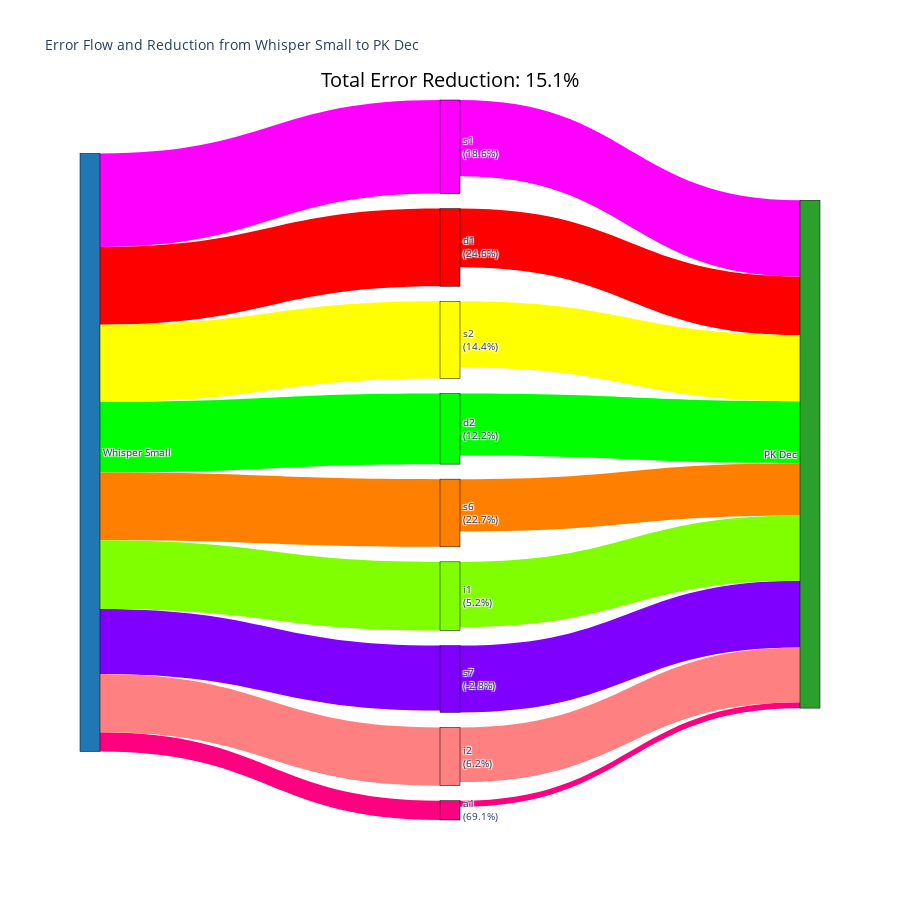

Here is the notebook cell this chart was saved with:
### Code cell
import plotly.graph_objects as go
import numpy as np

# Define vibrant colors for error types
error_colors = {
    'd1': '#FF0000', 'd2': '#00FF00', #'d3': '#0000FF',
    's1': '#FF00FF', 's2': '#FFFF00', #'s3': '#00FFFF',
    's6': '#FF8000', 's7': '#8000FF', #'s6': '#0080FF',
    'a1': '#FF0080', 'i1': '#80FF00', 'i2': '#FF8080'
}

# Calculate reductions and create enhanced labels
reductions = {}
enhanced_labels = ['Whisper Small']
for error, m1, m2 in zip(error_types, model_1_scores, model_2_scores):
    red_pct = ((m1 - m2) / m1 * 100) if m1 > 0 else 0
    reductions[error] = red_pct
    enhanced_labels.append(f"{error}<br>({red_pct:.1f}%)")
enhanced_labels.append('PK Dec')

# Prepare Sankey data
sources = []
targets = []
values = []
link_colors = []

# Build node structure
for i, error in enumerate(error_types):
    # Start to error type
    sources.append(0)
    targets.append(i + 1)
    values.append(model_1_scores[i])
    link_colors.append(error_colors[error])
    
    # Error type to end
    sources.append(i + 1)
    targets.append(len(error_types) + 1)
    values.append(model_2_scores[i])
    link_colors.append(error_colors[error])

# Create node colors
node_colors = ['#1f77b4'] + [error_colors[et] for et in error_types] + ['#2ca02c']

# Create Sankey diagram
fig = go.Figure(data=[go.Sankey(
    node = dict(
        pad = 15,
        thickness = 20,
        line = dict(color = "black", width = 0.5),
        label = enhanced_labels,
        color = node_colors,
        hovertemplate = "Error Type: %{label}<br>Value: %{value}<extra></extra>"
    ),
    link = dict(
        source = sources,
        target = targets,
        value = values,
        color = link_colors,
        hovertemplate = "From: %{source.label}<br>To: %{target.label}<br>Value: %{value}<extra></extra>"
    )
)])

# Calculate and add total improvement annotation
total_start = sum(model_1_scores)
total_end = sum(model_2_scores)
improvement = ((total_start - total_end) / total_start * 100)
fig.add_annotation(
    text=f"Total Error Reduction: {improvement:.1f}%",
    xref="paper", yref="paper",
    x=0.5, y=1.05,
    showarrow=False,
    font=dict(size=20, color="black")
)

# Update layout
fig.update_layout(
    title_text="Error Flow and Reduction from Whisper Small to PK Dec",
    font_size=10,
    height=900,
    paper_bgcolor='white',
    plot_bgcolor='white'
)

fig.show()

### Figure 1 — Plotly figure (JSON) as saved in the notebook; plotly's stock layout.template omitted (floating-point values rounded to 4 significant figures)
{"data": [{"link": {"color": ["#FF0000", "#FF0000", "#00FF00", "#00FF00", "#FF00FF", "#FF00FF", "#FFFF00", "#FFFF00", "#FF0080", "#FF0080", "#FF8000", "#FF8000", "#8000FF", "#8000FF", "#80FF00", "#80FF00", "#FF8080", "#FF8080"], "hovertemplate": "From: %{source.label}<br>To: %{target.label}<br>Value: %{value}<extra></extra>", "source": [0, 1, 0, 2, 0, 3, 0, 4, 0, 5, 0, 6, 0, 7, 0, 8, 0, 9], "target": [1, 10, 2, 10, 3, 10, 4, 10, 5, 10, 6, 10, 7, 10, 8, 10, 9, 10], "value": [0.7509, 0.5662, 0.6816, 0.5985, 0.9042, 0.736, 0.7473, 0.64, 0.1868, 0.05774, 0.654, 0.5054, 0.6274, 0.6451, 0.6649, 0.6305, 0.5633, 0.5284]}, "node": {"color": ["#1f77b4", "#FF0000", "#00FF00", "#FF00FF", "#FFFF00", "#FF0080", "#FF8000", "#8000FF", "#80FF00", "#FF8080", "#2ca02c"], "hovertemplate": "Error Type: %{label}<br>Value: %{value}<extra></extra>", "label": ["Whisper Small", "d1<br>(24.6%)", "d2<br>(12.2%)", "s1<br>(18.6%)", "s2<br>(14.4%)", "a1<br>(69.1%)", "s6<br>(22.7%)", "s7<br>(-2.8%)", "i1<br>(5.2%)", "i2<br>(6.2%)", "PK Dec"], "line": {"color": "black", "width": 0.5}, "pad": 15, "thickness": 20}, "type": "sankey"}], "layout": {"annotations": [{"font": {"color": "black", "size": 20}, "showarrow": false, "text": "Total Error Reduction: 15.1%", "x": 0.5, "xref": "paper", "y": 1.05, "yref": "paper"}], "font": {"size": 10}, "height": 900, "paper_bgcolor": "white", "plot_bgcolor": "white", "title": {"text": "Error Flow and Reduction from Whisper Small to PK Dec"}}}
